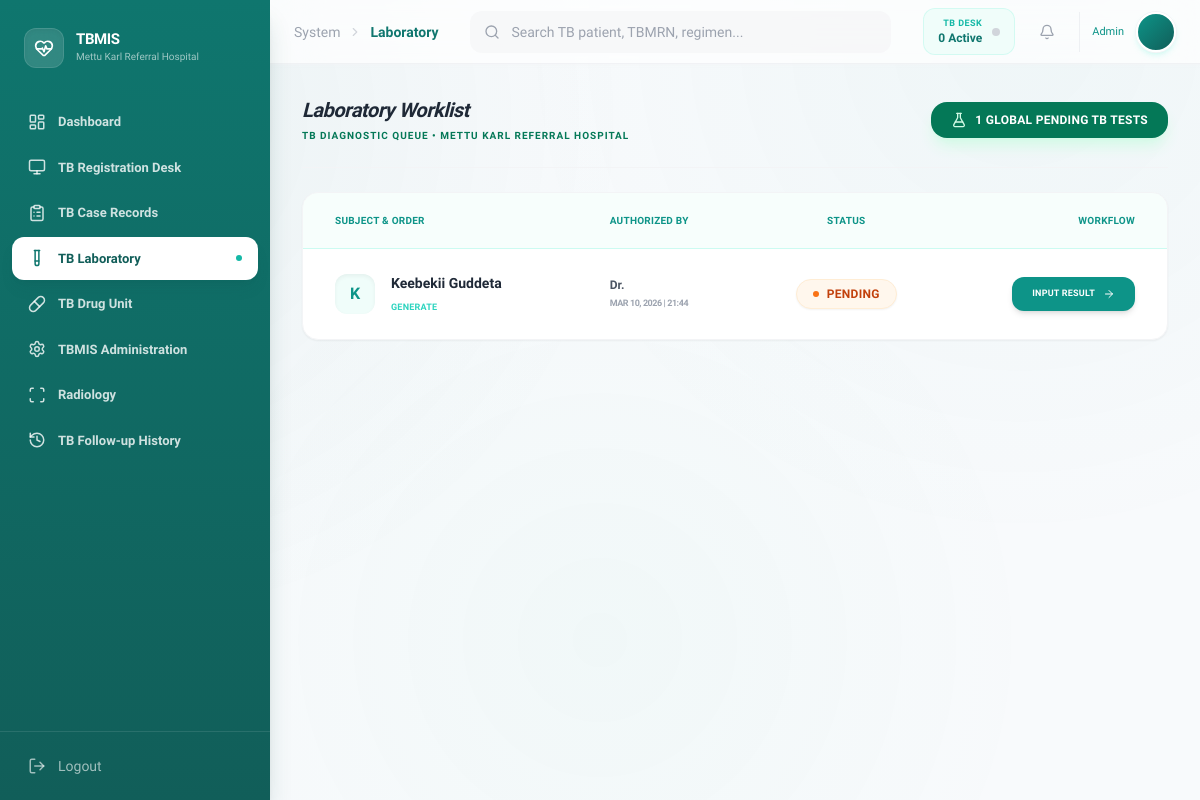
The page /index.php?page=laboratory (signed in) on the database its author committed.
### tables this page shows
CREATE TABLE `lab_requests` (
  `request_id` varchar(20) NOT NULL,
  `visit_id` varchar(20) DEFAULT NULL,
  `doctor_id` varchar(20) DEFAULT NULL,
  `test_type` varchar(100) NOT NULL,
  `request_date` date NOT NULL,
  `status` varchar(20) DEFAULT 'pending',
  `created_at` timestamp NOT NULL DEFAULT current_timestamp(),
  `priority` enum('normal','STAT') DEFAULT 'normal',
  `patient_notified` tinyint(1) DEFAULT 0,
  `results_viewed` tinyint(1) DEFAULT 0,
  `updated_at` timestamp NOT NULL DEFAULT current_timestamp() ON UPDATE current_timestamp(),
  `assigned_tech_id` varchar(20) DEFAULT NULL,
  `tb_test_category` varchar(50) DEFAULT NULL,
  `specimen_type` varchar(50) DEFAULT NULL
);

CREATE TABLE `patients` (
  `patient_id` varchar(20) NOT NULL,
  `medical_record_number` varchar(30) NOT NULL,
  `full_name` varchar(100) NOT NULL,
  `age` int(11) NOT NULL,
  `gender` varchar(10) NOT NULL,
  `address` varchar(255) DEFAULT NULL,
  `contact_details` varchar(100) DEFAULT NULL,
  `registered_date` date NOT NULL,
  `created_at` timestamp NOT NULL DEFAULT current_timestamp()
);

### includes/classes/lab.php (called while the page is built, shortened)
<?php
class Lab
{
    private $conn;
    private $requestTable = "lab_requests";
    public function __construct($db)
    {
        $this->conn = $db;
    }
    public function getPaginatedRequests($limit, $offset)
    {
        $query = "SELECT r.*, p.full_name as patient_name, u.full_name as doctor_name
                  FROM " . $this->requestTable . " r
                  JOIN medical_visits v ON r.visit_id = v.visit_id
                  JOIN patients p ON v.patient_id = p.patient_id
                  JOIN users u ON r.doctor_id = u.user_id
                  ORDER BY r.status DESC, r.created_at DESC
                  LIMIT :limit OFFSET :offset";
        $stmt = $this->conn->prepare($query);
        $stmt->bindValue(':limit', (int) $limit, PDO::PARAM_INT);
        $stmt->bindValue(':offset', (int) $offset, PDO::PARAM_INT);
        $stmt->execute();
        return $stmt;
    }
}

### modules/Laboratory/index.php (the view, shortened to what this page needs)
<?php
$limit = 7;
$current_page = isset($_GET['p']) ? (int) $_GET['p'] : 1;
$offset = ($current_page - 1) * $limit;
$stmt = $labObj->getPaginatedRequests($limit, $offset);
$allRequests = $stmt->fetchAll(PDO::FETCH_ASSOC);
$pendingCount = $db->query("SELECT COUNT(*) FROM lab_requests WHERE status = 'pending'")->fetchColumn();
?>
<div class="space-y-6">
    <div class="flex flex-col md:flex-row md:items-center justify-between gap-4 border-b border-gray-100 pb-6">
        <div>
            <h1 class="text-xl font-bold text-gray-800 tracking-tight italic">Laboratory Worklist</h1>
            <p class="text-[10px] text-emerald-700 font-bold uppercase tracking-widest mt-1">TB Diagnostic Queue • Mettu Karl
                Referral Hospital</p>
        </div>
        <div
            class="flex items-center gap-2 px-5 py-2.5 bg-emerald-700 text-white rounded-2xl shadow-lg shadow-emerald-100 transition-all active:scale-95">
            <i data-lucide="flask-conical" class="w-4 h-4 text-emerald-100"></i>
            <span class="text-xs font-semibold uppercase tracking-wide"><?php echo $pendingCount; ?> Global
                Pending TB Tests</span>
        </div>
    </div>
    <div class="bg-white rounded-2xl shadow-sm border border-gray-100 overflow-hidden transition-all">
        <table class="w-full text-left">
            <thead class="bg-teal-50/50 border-b border-teal-100">
                <tr>
                    <th class="px-8 py-5 text-[10px] font-semibold text-teal-600 uppercase tracking-wide">Subject &
                        Order</th>
                    <th class="px-8 py-5 text-[10px] font-semibold text-teal-600 uppercase tracking-wide">Authorized By
                    </th>
                    <th class="px-8 py-5 text-[10px] font-semibold text-teal-600 uppercase tracking-wide text-center">
                        Status</th>
                    <th class="px-8 py-5 text-[10px] font-semibold text-teal-600 uppercase tracking-wide text-right">
                        Workflow</th>
                </tr>
            </thead>
            <tbody class="divide-y divide-gray-50">
                <?php if (count($allRequests) > 0): ?>
                    <?php foreach ($allRequests as $row):
                        $status = strtolower($row['status']);
                        $statusColor = ($status == 'pending') ? 'orange' : 'emerald';
                        ?>
                        <tr class="hover:bg-teal-50/20 transition-all group">
                            <td class="px-8 py-6">
                                <div class="flex items-center gap-4">
                                    <div
                                        class="w-10 h-10 rounded-xl bg-teal-50 text-teal-600 flex items-center justify-center font-semibold group-hover:bg-teal-600 group-hover:text-white transition-all duration-500 shadow-inner">
                                        <?php echo strtoupper(substr($row['patient_name'], 0, 1)); ?>
                                    </div>
                                    <div>
                                        <p class="font-semibold text-gray-800 text-sm">
                                            <?php echo $row['patient_name']; ?></p>
                                        <p class="text-[9px] font-semibold text-teal-400 uppercase tracking-wide mt-2">
                                            <?php echo $row['test_type']; ?></p>
                                    </div>
                                </div>
                            </td>
                            <td class="px-8 py-6">
                                <p class="text-xs font-bold text-gray-600">Dr. <?php echo $row['doctor_name']; ?></p>
                                <p class="text-[9px] text-gray-400 font-bold uppercase mt-1 tracking-tighter">
                                    <?php echo date("M d, Y | H:i", strtotime($row['created_at'])); ?>
                                </p>
                            </td>
                            <td class="px-8 py-6 text-center">
                                <span
                                    class="inline-flex items-center gap-2 px-4 py-1.5 bg-<?php echo $statusColor; ?>-50 text-<?php echo $statusColor; ?>-700 rounded-full border border-<?php echo $statusColor; ?>-100 text-xs font-semibold uppercase tracking-wide shadow-sm">
                                    <span
                                        class="w-1.5 h-1.5 bg-<?php echo $statusColor; ?>-500 rounded-full <?php echo ($status == 'pending') ? 'animate-pulse' : ''; ?>"></span>
                                    <?php echo $row['status']; ?>
                                </span>
                            </td>
                            <td class="px-8 py-6 text-right">
                                <?php if ($status == 'pending'): ?>
                                    <a href="index.php?page=lab-results&req_id=<?php echo $row['request_id']; ?>"
                                        class="inline-flex items-center gap-2 px-5 py-2.5 bg-primary-600 text-white rounded-xl font-semibold text-[9px] uppercase tracking-wide hover:bg-teal-700 shadow-md transition-all active:scale-95">
                                        Input Result <i data-lucide="arrow-right" class="w-3 h-3"></i>
                                    </a>
                                <?php endif; ?>
                            </td>
                        </tr>
                    <?php endforeach; ?>
                <?php endif; ?>
            </tbody>
        </table>
    </div>
</div>

### index.php (style rules this page uses)
body { font-family: 'Sora', sans-serif; background: #F8FAFC; }
body::before { content: ''; position: fixed; top: 0; left: 0; right: 0; bottom: 0; background: radial-gradient(circle at 10% 15%, rgba(15, 118, 110, 0.06), transparent 40%), radial-gradient(circle at 85% 5%, rgba(13, 148, 136, 0.04), transparent 40%), radial-gradient(circle at 50% 80%, rgba(16, 185, 129, 0.03), transparent 50%); pointer-events: none; z-index: 0; }
*, *::before, *::after { transition-property: color, background-color, border-color, box-shadow, transform, opacity; transition-timing-function: cubic-bezier(0.4, 0, 0.2, 1); }

### rows shown on the page
lab_requests: patients.full_name "K", patients.full_name "Keebekii Guddeta", test_type "GENERATE", created_at "MAR 10, 2026 | 21:44", status "PENDING"

### other values the page prints
$item['label'] "Dashboard"
$item['label'] "TB Registration Desk"
$item['label'] "TB Case Records"
$item['label'] "TB Laboratory"
$item['label'] "TB Drug Unit"
$item['label'] "TBMIS Administration"
$item['label'] "Radiology"
$item['label'] "TB Follow-up History"
str_replace('-', ' ', $page) "Laboratory"
$myLoad "0"
$_SESSION['role'] "Admin"
$pendingCount "1"
